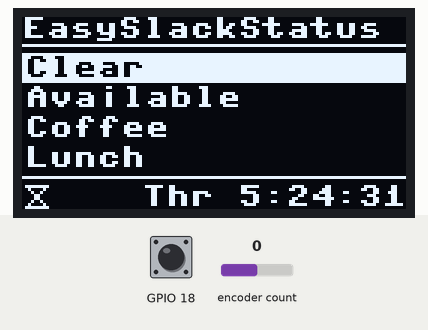
This program was run on a simulated ESP32 board running MicroPython. On the bench: 128×64 one-colour display. The test bench sets the inputs (shaded band); at power-on: GPIO 18 HIGH, encoder count 0. WiFi joins after 1.5 s; the clock reads 2024-03-15 10:24:30 at power-on unless the program sets it; random numbers come from a fixed seed; web requests get an empty 200 reply after 0.4 s; threads take turns every 2 ms; library files of the repository ran but are not shown: utimezone.py; what the program prints to the serial console is not drawn.

Above: at 1.2 s.
1.3 s: GPIO 18 pulled LOW for 3.2 s
At 4.0 s:
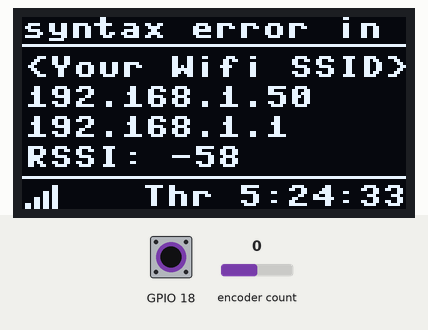
At 6.8 s:
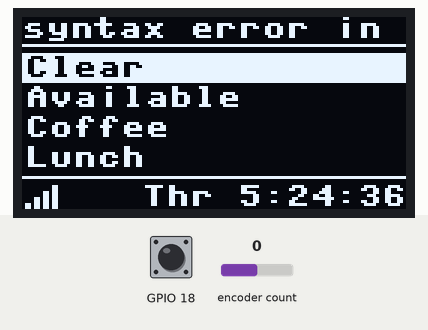
8.6 s: GPIO 18 pulled LOW for 0.15 s
9.3 s: encoder count set to 2
11.0 s: GPIO 18 pulsed LOW 2 times (0.12 s each, 0.3 s apart)
At 12.8 s:
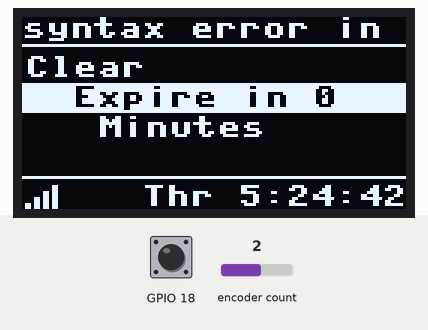
Timing chart, 0 to 14.3 s (numbered marks = the images above; inputs shaded):
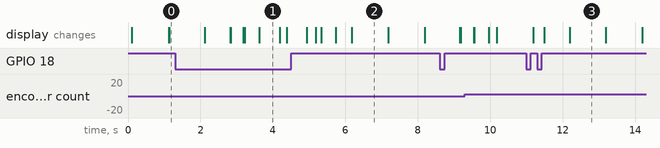

Measured:
- what the display in image 1 shows lasts 0.6 s, from 3.6 s to 4.2 s
- what the display in image 2 shows lasts 1.0 s, from 6.2 s to 7.2 s

The program:

main.py
```python
try:
    import easyslack
    easyslack.start()
except Exception as e:
    print(e)

# log.info("Program Stopped. Resetting in 10 seconds")
# import time
# time.sleep(10)

# import machine
# machine.reset()
```

easyslack.py
```python
"""
A root package level module to fire up the main program entrypoints.
easyslack.start()
easyslack.setup()
"""
import ess.run
import ess.log as log


def start(enableAmpyPing=False):
    """
    """
    log.info(__name__, "Start Easy Slack")
    ess.run.start(enableAmpyPing=enableAmpyPing)


def setup():
    """
    """
    log.info(__name__, "Setup Easy Slack: Not Yet Implemented")
```

run.py
```python
# A quick and easy entry point into the primary run of EasySlackStatus
# Generally simply called by adding
#   import ess.run
# into the main.py file.
# Can also be easily manually run from the ampy command line for debugging and development
import uasyncio
import time
import micropython
import esp
import json
import ntptime
import network
import ess.log as log
import ess.time
import ess.const as const
import ess.display as display
import ess.encoder as encoder
import ess.slack as slack
import lib.utimezone as tz
import lib.utelnetserver

DEBUG_ENABLE_MEMINFO    = False     # Dump the current mem info
DEBUG_ENABLE_WIFIINFO   = False     # Dump the wifi info

_config = None
_wifi = None

def _loadConfig() -> bool:
    """
    """
    global _config
    try:
        f = open(const.CFG_FILENAME, 'r')
    except Exception as e:
        log.error(e)
        display.renderGeneralError(const.CFG_FILENAME, const.ERR_NOT_FOUND)
        return False

    try:
        _config = json.load(f)
    except Exception as e:
        log.error(e)
        display.renderGeneralError(const.CFG_FILENAME, 'json error')
        return False

    # Look for required keys
    if const.CFG_KEY_WIFI_SSID not in _config.keys():
        display.renderGeneralError(const.CFG_FILENAME, const.CFG_KEY_WIFI_SSID, const.ERR_NOT_FOUND)
        return False

    if const.CFG_KEY_WIFI_PASS not in _config.keys():
        display.renderGeneralError(const.CFG_FILENAME, const.CFG_KEY_WIFI_PASS, const.ERR_NOT_FOUND)
        return False

    if const.CFG_KEY_SLACK_TOKEN not in _config.keys():
        display.renderGeneralError(const.CFG_FILENAME, const.CFG_KEY_SLACK_TOKEN, const.ERR_NOT_FOUND)
        return False

    if _config[const.CFG_KEY_SLACK_TOKEN] == None:
        display.renderGeneralError(const.CFG_FILENAME, const.CFG_KEY_SLACK_TOKEN, const.ERR_NOT_SET)
        return False

    if const.CFG_KEY_STATUS_LIST not in _config.keys():
        display.renderGeneralError(const.CFG_FILENAME, const.CFG_KEY_STATUS_LIST, const.ERR_NOT_FOUND)
        return False

    if const.CFG_KEY_TIMEZONE not in _config.keys():
        display.renderGeneralError(const.CFG_FILENAME, const.CFG_KEY_TIMEZONE, const.ERR_NOT_FOUND)
        return False

    try:
        ess.time.setTimezone(_config[const.CFG_KEY_TIMEZONE])
    except Exception as e:
        display.renderGeneralError(const.CFG_FILENAME, const.CFG_KEY_TIMEZONE, f"{_config[const.CFG_KEY_TIMEZONE]}", const.ERR_NOT_FOUND)
        return False

    if len(_config[const.CFG_KEY_STATUS_LIST]) == 0:
        display.renderGeneralError(const.CFG_FILENAME, const.CFG_KEY_STATUS_LIST, "empty")
        return False

    if len(_config[const.CFG_KEY_STATUS_LIST]) > const.CFG_MAX_STATUS_COUNT:
        display.renderGeneralError(const.CFG_FILENAME, const.CFG_KEY_STATUS_LIST, f"Too Many: {len(_config[const.CFG_KEY_STATUS_LIST])}", f"Max {const.CFG_MAX_STATUS_COUNT}")
        return False

    for index, status in enumerate(_config[const.CFG_KEY_STATUS_LIST]):

        # status.name
        if not const.CFG_KEY_STATUS_ITEM_STATUS in status.keys() or status[const.CFG_KEY_STATUS_ITEM_STATUS] == None:
            display.renderGeneralError(const.CFG_FILENAME, const.CFG_KEY_STATUS_LIST, f"Item {index}", f"missing {const.CFG_KEY_STATUS_ITEM_STATUS}")
            return False

        # status.emoji
        if not const.CFG_KEY_STATUS_ITEM_EMOJI in status.keys() or status[const.CFG_KEY_STATUS_ITEM_EMOJI] == None:
            display.renderGeneralError(const.CFG_FILENAME, const.CFG_KEY_STATUS_LIST, f"Item {index}", f"missing {const.CFG_KEY_STATUS_ITEM_EMOJI}")
            return False

        # status.expiry
        if not const.CFG_KEY_STATUS_ITEM_EXPIRY in status.keys() or status[const.CFG_KEY_STATUS_ITEM_EXPIRY] == None:
            display.renderGeneralError(const.CFG_FILENAME, const.CFG_KEY_STATUS_LIST, f"Item {index}", f"missing {const.CFG_KEY_STATUS_ITEM_EXPIRY}")
            return False

    return True


def _setup() -> bool:
    """
    """
    # Splash screen while we load everything
    display.renderSplash()

    # The display module needs the config for the status values to render
    display.setup(_config)

    # Load config.json
    if not _loadConfig():
        return False

    # Connect encoder to Display
    encoder.setOnIncreaseCallback(display.onEncoderIncrease)
    encoder.setOnDecreaseCallback(display.onEncoderDecrease)
    encoder.setOnClickCallback(display.onEncoderClick)
    encoder.setOnDoubleClickCallback(display.onEncoderDoubleClick)
    encoder.setOnLongClickCallback(display.onEncoderLongClick)

    # The display module needs the config for the status values to render
    display.setup(_config)

    # Connect Slack to Display
    slack.setup(_config[const.CFG_KEY_SLACK_TOKEN])
    slack.setOnStatusUpdateCallback(display.setTopStatus)

    # Connect the Display back to Slack
    display.setOnSendSlackStatusCallback(slack.sendNewStatus)

    # Pause a moment for the splash
    time.sleep(1)

    # Start wifi connection loop
    global _wifi
    _wifi = network.WLAN(network.STA_IF)
    try:
        log.info(__name__, "Get Wifi Interface")
        _wifi = network.WLAN(network.STA_IF)
        log.info(__name__, "Activate Wifi Interface")
        _wifi.active(True)
        _wifi.disconnect()
        log.info(__name__, f"Connect Wifi to {_config[const.CFG_KEY_WIFI_SSID]}")
        _wifi.connect(_config[const.CFG_KEY_WIFI_SSID], _config[const.CFG_KEY_WIFI_PASS])
        log.info(__name__, "Connection Complete")
    except Exception as e:
        log.error(__name__, "Unknown Wifi Error")
        log.error(__name__, str(e))
        return False


    # Enable the telnet server for debugging?
    if const.CFG_KEY_ENABLE_TELNET in _config and _config[const.CFG_KEY_ENABLE_TELNET] == True:
        lib.utelnetserver.start()


    return True


async def _dumpDebugInfoLoop(enableAmpyPing=False):

    log.info(__name__, "Start Dump Debugging Loop...")

    ampyPing = enableAmpyPing

    while True:
        await uasyncio.sleep_ms(5000)

        if DEBUG_ENABLE_WIFIINFO:
            ampyPing = False
            try:

                if _wifi != None:
                    log.info(__name__, f"{_wifi.ifconfig()} rssi[{_wifi.status('rssi')}]")
                else:
                    log.info(__name__, "No Wifi")

            except Exception as e:
                log.warn(__name__, "Failed to obtain wifi debug info - " + str(e))
                pass

        if DEBUG_ENABLE_MEMINFO:
            ampyPing = False
            micropython.mem_info()

        if ampyPing:
            print(".")


async def _wifiStatusLoop():
    """
    Check the network status and send to the display.
    This is done every 1 second, since we over-use this
    function to also send the clock to the bottom status line
    """
    log.info(__name__, "Start Network/Time Status Loop ...")

    while True:

        # -1 = error
        # 0  = not connected
        # 1  = connecting
        # 2  = connected
        wifiStrength = const.WIFI_STRONG
        wifiState = const.WIFI_NOT_CONNECTED
        status = _wifi.status()

        if status == network.STAT_IDLE:
            wifiState = const.WIFI_NOT_CONNECTED

        if status == network.STAT_CONNECTING:
            wifiState = const.WIFI_CONNECTING

        if status == network.STAT_WRONG_PASSWORD:
            wifiState = const.WIFI_ERROR

        if status == network.STAT_NO_AP_FOUND:
            wifiState = const.WIFI_ERROR

        # TODO: Complete list for esp32?
        # if status == network.STAT_CONNECT_FAIL:
        #     display.setBottomStatus("Wifi Error")

        if status == network.STAT_GOT_IP:
            wifiState = const.WIFI_CONNECTED
            wifiStrength = _wifi.status('rssi')

            if wifiStrength < -75:
                wifiStrength = const.WIFI_WEAK
            elif wifiStrength < -60:
                wifiStrength = const.WIFI_MEDIUM
            else:
                wifiStrength = const.WIFI_STRONG

        # Date/Time
        now = ess.time.gmnow()
        day = ess.time.weekday(now[0], now[1], now[2])
        hour = ess.time.to12h(now[3], True)

        display.setBottomStatus(wifiState, wifiStrength, f"{day[1]} {hour}:{now[4]:02}:{now[5]:02}")

        # Enable / Disable slack processing
        slack.enable(wifiState == const.WIFI_CONNECTED)

        await uasyncio.sleep_ms(1000)


async def _timeSyncLoop():
    """
    Run very infrequently to re-sync the ntp time
    """
    sleepInterval = 2000

    while True:

        try:
            if _wifi.status() == network.STAT_GOT_IP:
                ntptime.settime()
                sleepInterval = (1000 * 60 * 60 * 6) # Every 6 hours
        except Exception as e:
            log.warn(__name__, f"ntp sync error {e}. Retrying")
            pass

        await uasyncio.sleep_ms(sleepInterval)


async def _main(enableAmpyPing=False):
    """
    """
    if not _setup():
        return

    await uasyncio.gather(
        _dumpDebugInfoLoop(enableAmpyPing=enableAmpyPing),
        _wifiStatusLoop(),
        _timeSyncLoop(),
        encoder.loop(),
        slack.loop(),
        display.loop(),
    )


def start(enableAmpyPing=False):
    """
    """
    log.info(__name__, "EasySlackStatus Starting....")
    uasyncio.get_event_loop().run_until_complete(
        _main(enableAmpyPing=enableAmpyPing)
        )
    log.info(__name__, "EasySlackStatus Stopped")
```

log.py
```python
import ess.time as time

COLOR_END       = '\033[0m'
COLOR_BLUE      = '\033[94m'
COLOR_GREEN     = '\033[92m'
COLOR_YELLOW    = '\033[93m'
COLOR_RED       = '\033[91m'
BG_RED          = '\u001b[41m'
UNDERLINE       = '\033[4m'

DEBUG  = COLOR_BLUE     + "DEBUG"   + COLOR_END
INFO   = COLOR_GREEN    + "INFO"    + COLOR_END
WARN   = COLOR_YELLOW   + "WARN"    + COLOR_END
ERROR  = COLOR_RED      + "ERROR"   + COLOR_END
FATAL  = BG_RED         + "FATAL"   + COLOR_END

def log(type: str, tag: str, msg: str):
    """
    Output a raw log messages.
    Prefer to use one of the other functions for better formatting output.
    """
    t = time.now()
    dt = UNDERLINE + time.toISO8601(t) + COLOR_END
    print(f"\n[{dt}] {type} - {tag}\n{msg}")

def debug(tag, msg):
    log(DEBUG, tag, msg)

def info(tag, msg):
    log(INFO, tag, msg)

def warn(tag, msg):
    log(WARN, tag, msg)

def error(tag, msg):
    log(ERROR, tag, msg)

def fatal(tag, msg):
    log(FATAL, tag, msg)
```

time.py
```python
import time
import lib.utimezone as tz
import lib.utzlist as utzlist

WEEKDAYS= ['Sun', 'Mon', 'Tue', 'Wed', 'Thr', 'Fri', 'Sat']


TZ = utzlist.America_Central

def setTimezone(tzname: str):
    """
    """
    global TZ
    if tzname not in utzlist.TIMEZONES.keys():
        raise Exception(f"Timezone {tzname} not found in utzlist.TIMEZONES list")
    TZ = utzlist.TIMEZONES[tzname]

def now() -> int:
    """
    return the Epoch int time adjusted for the setTimezone
    """
    return TZ.toLocal(time.time())

def gmnow() -> tuple:
    """
    returns the gm tupple time adjusted for the setTimezone
    (2022, 7, 13, 20, 41, 21, 2, 194)
    """
    return time.gmtime(now())


def weekday(year: int, month: int, day: int) :
    """
    Return a tuple of the dow[0] int, and it's string[1] value
    """
    offset = [0, 31, 59, 90, 120, 151, 181, 212, 243, 273, 304, 334]
    afterFeb = 1
    if month > 2: afterFeb = 0
    aux = year - 1700 - afterFeb
    # dayOfWeek for 1700/1/1 = 5, Friday
    dayOfWeek  = 5
    # partial sum of days betweem current date and 1700/1/1
    dayOfWeek += (aux + afterFeb) * 365
    # leap year correction
    dayOfWeek += aux / 4 - aux / 100 + (aux + 100) / 400
    # sum monthly and day offsets
    dayOfWeek += offset[month - 1] + (day - 1)
    dayOfWeek %= 7
    dayOfWeek = int(dayOfWeek)
    return dayOfWeek, WEEKDAYS[dayOfWeek]


def to12h(h: int, convert0to12: bool = False):
    """
    Simply converts a 0-23 hour value to a 0-11 value.
    For presentation, pass true to convert0to12
    """
    h = h % 12
    if convert0to12 and h == 0:
        return 12
    return h

def toISO8601(t: int):
    """
    """
    g = time.gmtime(t)
    iso = f"{g[0]}-{g[1]}-{g[2]}T{g[3]}:{g[4]}:{g[5]}.{g[6]}"
    return iso
```

const.py
```python
CFG_FILENAME                = 'config.json'
CFG_KEY_WIFI_SSID           = 'wifi_ssid'
CFG_KEY_WIFI_PASS           = 'wifi_password'
CFG_KEY_SLACK_TOKEN         = 'slack_token'
CFG_KEY_TIMEZONE            = 'timezone'
CFG_KEY_STATUS_LIST         = 'status_list'
CFG_KEY_STATUS_ITEM_DISPLAY = 'display'
CFG_KEY_STATUS_ITEM_STATUS  = 'status'
CFG_KEY_STATUS_ITEM_EMOJI   = 'emoji'
CFG_KEY_STATUS_ITEM_EXPIRY  = 'expiry'
CFG_KEY_ENABLE_TELNET       = 'enable_telnet'

CFG_MAX_STATUS_COUNT            = 25


PIN_OLED_DATA       = 21 # IO21 BLUE
PIN_OLED_CLOCK      = 22 # IO22 GREEN
PIN_ROTARY_CLOCK    = 23 # IO23 YELLOW
PIN_ROTARY_DATA     = 19 # IO19 BLUE
PIN_ROTARY_BUTTON   = 18 # IO18 GREEN

ERR_GENERAL = "Error"
ERR_NOT_FOUND = 'not found'
ERR_NOT_SET = 'not set'

WIFI_ERROR          = 0
WIFI_NOT_CONNECTED  = 1
WIFI_CONNECTING     = 2
WIFI_CONNECTED      = 3

WIFI_STRONG     = 3
WIFI_MEDIUM     = 2
WIFI_WEAK       = 1

SLACK_MAX_EXPIRY_MINUTES = 240
```

utelnetserver.py
```python
import socket
import network
import uos
import errno
from uio import IOBase

last_client_socket = None
server_socket = None

# Provide necessary functions for dupterm and replace telnet control characters that come in.
class TelnetWrapper(IOBase):
    def __init__(self, socket):
        self.socket = socket
        self.discard_count = 0

    def readinto(self, b):
        readbytes = 0
        for i in range(len(b)):
            try:
                byte = 0
                # discard telnet control characters and
                # null bytes
                while(byte == 0):
                    byte = self.socket.recv(1)[0]
                    if byte == 0xFF:
                        self.discard_count = 2
                        byte = 0
                    elif self.discard_count > 0:
                        self.discard_count -= 1
                        byte = 0

                b[i] = byte

                readbytes += 1
            except (IndexError, OSError) as e:
                if type(e) == IndexError or len(e.args) > 0 and e.args[0] == errno.EAGAIN:
                    if readbytes == 0:
                        return None
                    else:
                        return readbytes
                else:
                    raise
        return readbytes

    def write(self, data):
        # we need to write all the data but it's a non-blocking socket
        # so loop until it's all written eating EAGAIN exceptions
        while len(data) > 0:
            try:
                written_bytes = self.socket.write(data)
                data = data[written_bytes:]
            except OSError as e:
                if len(e.args) > 0 and e.args[0] == errno.EAGAIN:
                    # can't write yet, try again
                    pass
                else:
                    # something else...propagate the exception
                    raise

    def close(self):
        self.socket.close()

# Attach new clients to dupterm and
# send telnet control characters to disable line mode
# and stop local echoing
def accept_telnet_connect(telnet_server):
    global last_client_socket

    if last_client_socket:
        # close any previous clients
        uos.dupterm(None)
        last_client_socket.close()

    last_client_socket, remote_addr = telnet_server.accept()
    print("Telnet connection from:", remote_addr)
    last_client_socket.setblocking(False)
    # dupterm_notify() not available under MicroPython v1.1
    # last_client_socket.setsockopt(socket.SOL_SOCKET, 20, uos.dupterm_notify)

    last_client_socket.sendall(bytes([255, 252, 34])) # dont allow line mode
    last_client_socket.sendall(bytes([255, 251, 1])) # turn off local echo

    uos.dupterm(TelnetWrapper(last_client_socket))

def stop():
    global server_socket, last_client_socket
    uos.dupterm(None)
    if server_socket:
        server_socket.close()
    if last_client_socket:
        last_client_socket.close()

# start listening for telnet connections on port 23
def start(port=23):
    stop()
    global server_socket
    server_socket = socket.socket(socket.AF_INET, socket.SOCK_STREAM)
    server_socket.setsockopt(socket.SOL_SOCKET, socket.SO_REUSEADDR, 1)

    ai = socket.getaddrinfo("0.0.0.0", port)
    addr = ai[0][4]

    server_socket.bind(addr)
    server_socket.listen(1)
    server_socket.setsockopt(socket.SOL_SOCKET, 20, accept_telnet_connect)

    for i in (network.AP_IF, network.STA_IF):
        wlan = network.WLAN(i)
        if wlan.active():
            print("Telnet server started on {}:{}".format(wlan.ifconfig()[0], port))
```

Source omitted: display.py (16763 bytes), encoder.py (5165 bytes), slack.py (5411 bytes), utzlist.py (2561 bytes), util.py (2737 bytes)
